Frame 1 (no input): blank canvas, image omitted
Frame 60 (the mouse pressed at the canvas centre just before this capture): blank canvas, image omitted
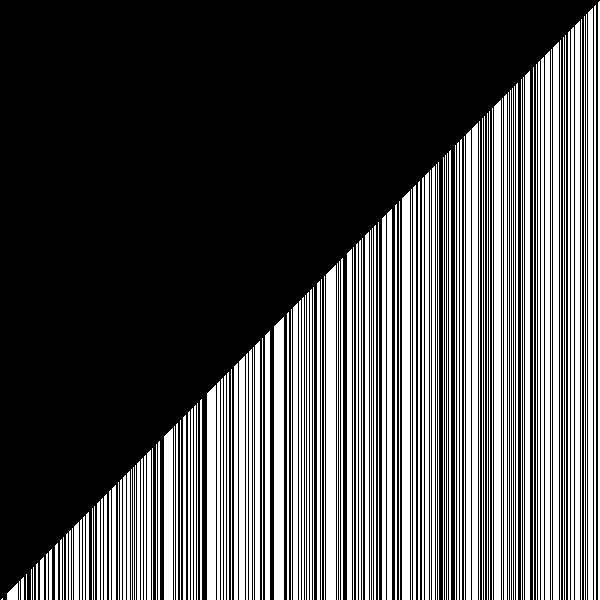
Frame 120 (the mouse held since frame 60 and released just before this capture)

The Processing sketch whose frames 1 and 60 were blank and that drew this single picture after the mouse press (run headless with seeded random() and noise(); from frame 60 on, the mouse is pressed at the canvas centre):

// Processing sketch: VisualArraySorter
// ── VisualArraySorter.pde
/* Paste the code into a new Processing sketch and complete the steps. */

//1. create an array of ints. don't initialize it yet.
int[] ints;
void setup() {
  //2. set the size of your window
  size(600, 600);
  //  if you are using Processing 3, you cannot use variables
  //  because the developers don't know how programming is supposed to work.

  //3. initialize your array with the built in width variable
  ints = new int[width];
  //4. initialize the ints in the array with random numbers
  //   from 0 to the built in height variable
  
  //5. call the noStroke() method
  noStroke();
}

void draw() {
  //6. set the background color with background(r, g, b);
  background(#000000);
  //7. set the color for your graph
  fill(#FFFFFF);
  //8. draw a rectangle for each int in your array.
  for (int integer: ints){
    rect(integer, height, 1, -integer);
  }
  //   the x value will be the current index in the array
  //   the y value will the height variable
  //   the width is 1 (one)
  //   the height is negative the value of the element at the current index of the array


  //9. call the stepSort method
  stepSort(ints);
  //10. extract the code that randomizes the array into a method.

  //11. call the method you made in step 10 when the mouse is pressed
  if (mousePressed){
    for (int i = 0; i < ints.length; i++){
    ints[i] = int(random(height));
  }
  }
}

void stepSort(int[] arr) {
  for (int i = 1; i < arr.length; i++) {
    if (arr[i - 1] > arr[i]) {
      int t = arr[i];
      arr[i] = arr[i - 1];
      arr[i - 1] = t;
    }
  }
}
